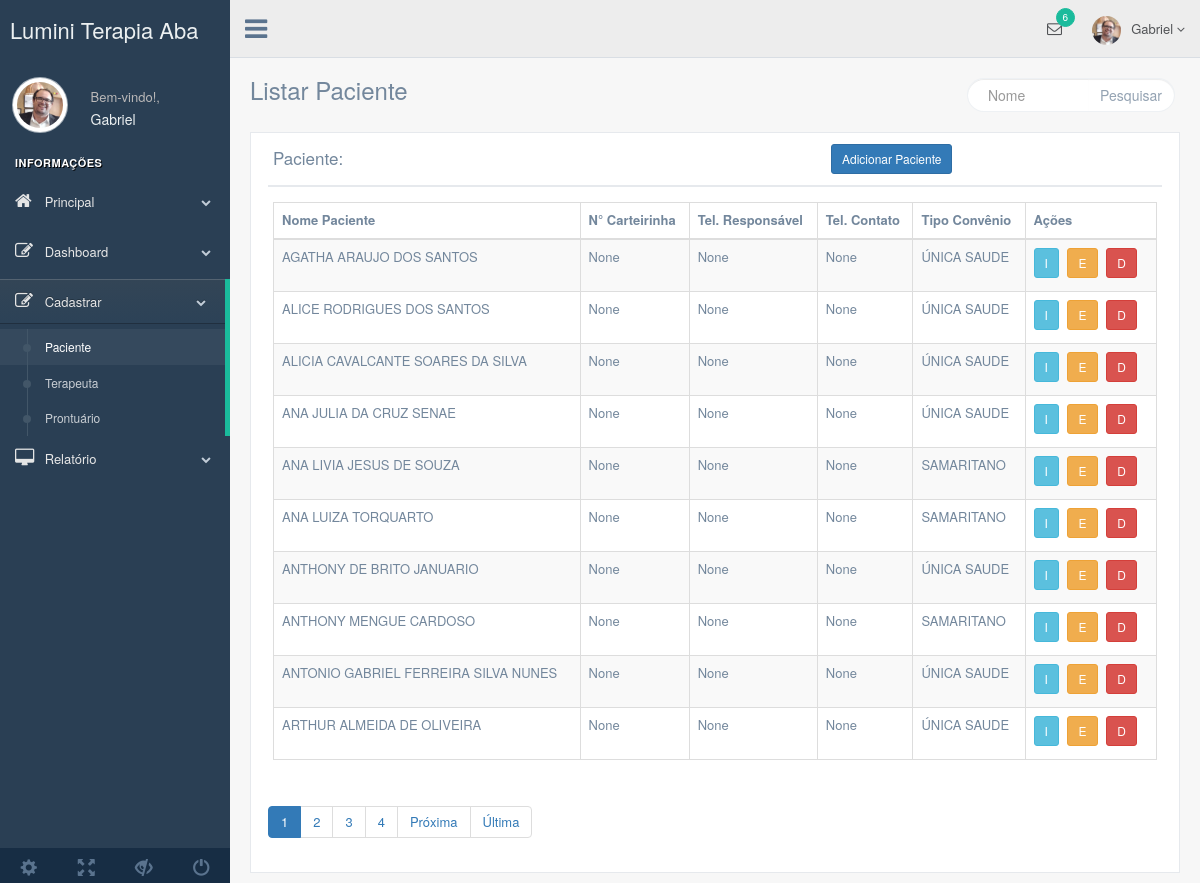
The page /paciente/list/ on the database its author committed.
### pacientes/models.py (models this page shows, shortened)
class Paciente(models.Model):
    nome = models.CharField(max_length=100)
    documento = models.CharField(max_length=100, blank=True, null=True)
    carteirinha = models.CharField(max_length=100, blank=True, null=True)
    endereco = models.CharField(max_length=100, blank=True, null=True)
    telefone_responsavel = models.CharField(max_length=100, blank=True, null=True)
    telefone_contato = models.CharField(max_length=100, blank=True, null=True)
    telefone_emergencia = models.CharField(max_length=100, blank=True, null=True)
    tipo_convenio = models.CharField(max_length=100)
    data_nascimento = models.DateField(blank=True, null=True)
    nome_responsavel = models.CharField(max_length=100, blank=True, null=True)
    documento_responsavel = models.CharField(max_length=100, blank=True, null=True)
    foto_carteirinha = models.ImageField(upload_to='documentos_pacientes/', blank=True, null=True)
    metric_paciente = models.IntegerField(default=0, editable=False)
    class Meta:
        ordering = ['nome']

### pacientes/views.py (the view)
# urls.py: path('paciente/list/', views.PacienteListView.as_view(), name='paciente-list'),
class PacienteListView(ListView):
    model = models.Paciente
    template_name = 'paciente-list.html'
    context_object_name = 'pacientes'
    paginate_by = 10
    def get_queryset(self):
        queryset = super().get_queryset()
        nome = self.request.GET.get('nome')
        if nome:
            queryset = queryset.filter(nome__icontains=nome)
        return queryset

### pacientes/templates/paciente-list.html (shortened to what this page needs)
{% extends 'componentes/base_site.html' %}
{% block content %}
<div class="right_col" role="main">
    <div class="">
        <div class="page-title">
            <div class="title_left">
                <h3>Listar Paciente</h3>
            </div>
            <div class="title_right">
                <div class="col-md-5 col-sm-5 col-xs-12 form-group pull-right top_search">
                        <div class="input-group">
                            <input type="text" class="form-control" name="nome" placeholder="Nome" value="{{ request.GET.nome }}">
                            <span class="input-group-btn">
                                <button class="btn btn-default" type="button">Pesquisar</button>
                            </span>
                        </div>
                </div>
            </div>
        </div>
        <div class="clearfix"></div>
        <div class="row">
            <div class="col-md-12 col-sm-12 col-xs-12">
                <div class="x_panel">
                    <div class="x_title">
                        <h2>Paciente:</h2>
                        <div class="col-md-2">
                            <a href="{% url 'paciente-create' %}" class="btn btn-primary btn-sm">Adicionar Paciente</a>
                        </div>
                        <div class="clearfix"></div>
                    </div>
                    <div class="x_content">
                        <div class="table-responsive">
                            <table class="table table-striped table-bordered">
                                <thead class="thead-light">
                                    <th>Nome Paciente</th>
                                    <th>N° Carteirinha</th>
                                    <th>Tel. Responsável</th>
                                    <th>Tel. Contato</th>
                                    <th>Tipo Convênio</th>
                                    <th>Ações</th>
                                </thead>
                                <tbody>
                                    {% for paciente in pacientes %}
                                    <tr>
                                        <td>{{ paciente.nome }}</td>
                                        <td>{{ paciente.carteirinha }}</td>
                                        <td>{{ paciente.telefone_responsavel }}</td>
                                        <td>{{ paciente.telefone_contato }}</td>
                                        <td>{{ paciente.tipo_convenio }}</td>
                                        <td>
                                            <a href="{% url 'paciente-detail' paciente.id %}" class="btn btn-info btn-sm">I</a>
                                            <a href="{% url 'paciente-update' paciente.id %}" class="btn btn-warning btn-sm">E</a>
                                            <a href="{% url 'paciente-delete' paciente.id %}" class="btn btn-danger btn-sm">D</a>
                                        </td>
                                    </tr>
                                    {% endfor %}
                                </tbody>
                            </table>
                        </div>
                    </div>
                    {% include 'componentes/_pagination.html' %}
                </div>
            </div>
        </div>
    </div>
    {% endblock %}

### rows shown on the page
Paciente: nome "AGATHA ARAUJO DOS SANTOS", carteirinha "None", telefone_responsavel "None", telefone_contato "None", tipo_convenio "ÚNICA SAUDE"
Paciente: nome "ALICE RODRIGUES DOS SANTOS", carteirinha "None", telefone_responsavel "None", telefone_contato "None", tipo_convenio "ÚNICA SAUDE"
Paciente: nome "ALICIA CAVALCANTE SOARES DA SILVA", carteirinha "None", telefone_responsavel "None", telefone_contato "None", tipo_convenio "ÚNICA SAUDE"
Paciente: nome "ANA JULIA DA CRUZ SENAE", carteirinha "None", telefone_responsavel "None", telefone_contato "None", tipo_convenio "ÚNICA SAUDE"
Paciente: nome "ANA LIVIA JESUS DE SOUZA", carteirinha "None", telefone_responsavel "None", telefone_contato "None", tipo_convenio "SAMARITANO"
Paciente: nome "ANA LUIZA TORQUARTO", carteirinha "None", telefone_responsavel "None", telefone_contato "None", tipo_convenio "SAMARITANO"
Paciente: nome "ANTHONY DE BRITO JANUARIO", carteirinha "None", telefone_responsavel "None", telefone_contato "None", tipo_convenio "ÚNICA SAUDE"
Paciente: nome "ANTHONY MENGUE CARDOSO", carteirinha "None", telefone_responsavel "None", telefone_contato "None", tipo_convenio "SAMARITANO"
Paciente: nome "ANTONIO GABRIEL FERREIRA SILVA NUNES", carteirinha "None", telefone_responsavel "None", telefone_contato "None", tipo_convenio "ÚNICA SAUDE"
Paciente: nome "ARTHUR ALMEIDA DE OLIVEIRA", carteirinha "None", telefone_responsavel "None", telefone_contato "None", tipo_convenio "ÚNICA SAUDE"

### other values the page prints
{{ page_number }} "1"
{{ page_number }} "2" "3" "4"
